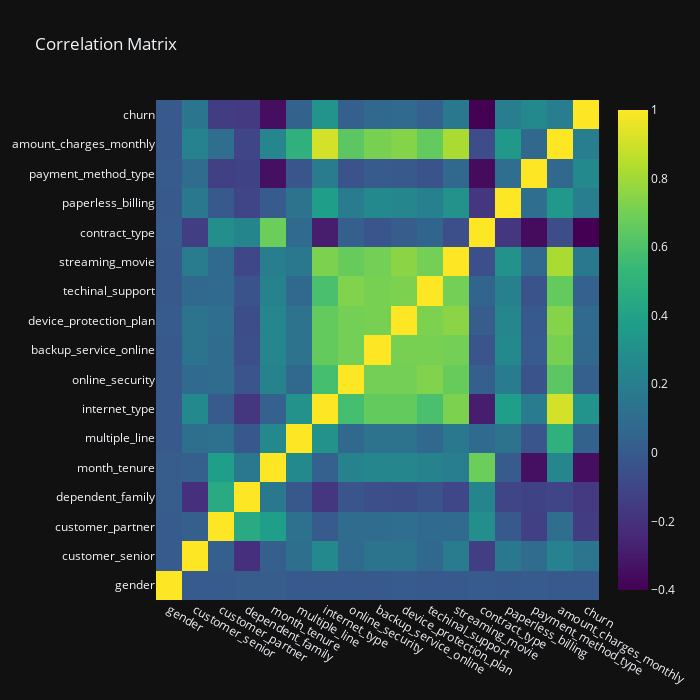

The cell this chart's notebook holds for it:
### Code cell
df_mapped = df.copy()

for col in df_mapped:
    if col in mapping_dict.keys():
        df_mapped[col] = df_mapped[col].map(mapping_dict[col])
    else:
        if df_mapped[col].nunique() == 2:
            df_mapped[col] = df_mapped[col].map(mapping_dict["binary"])
        elif df_mapped[col].nunique() == 3:
            df_mapped[col] = df_mapped[col].map(mapping_dict["multiple"])

cor_matrix = df_mapped.drop(columns='id').corr().round(2)

fig = make_subplots(
    rows=1, cols=1,
    specs=[[{"type": "heatmap"}]])

fig.add_trace(go.Heatmap(z=cor_matrix.values, x=cor_matrix.columns, y=cor_matrix.columns, colorscale='Viridis'), row=1, col=1)

fig.update_layout(title='Correlation Matrix', width=700, height=700, template="plotly_dark")
fig.show()

### Figure 1 — Plotly figure (JSON) as saved in the notebook; plotly's stock layout.template omitted (floating-point values rounded to 4 significant figures; data arrays with more than 128 entries replaced by an {"elided": "..."} marker saying what was removed)
{"data": [{"colorscale": [[0, "#440154"], [0.1111, "#482878"], [0.2222, "#3e4989"], [0.3333, "#31688e"], [0.4444, "#26828e"], [0.5556, "#1f9e89"], [0.6667, "#35b779"], [0.7778, "#6ece58"], [0.8889, "#b5de2b"], [1, "#fde725"]], "type": "heatmap", "x": ["gender", "customer_senior", "customer_partner", "dependent_family", "month_tenure", "multiple_line", "internet_type", "online_security", "backup_service_online", "device_protection_plan", "techinal_support", "streaming_movie", "contract_type", "paperless_billing", "payment_method_type", "amount_charges_monthly", "churn"], "xaxis": "x", "y": ["gender", "customer_senior", "customer_partner", "dependent_family", "month_tenure", "multiple_line", "internet_type", "online_security", "backup_service_online", "device_protection_plan", "techinal_support", "streaming_movie", "contract_type", "paperless_billing", "payment_method_type", "amount_charges_monthly", "churn"], "yaxis": "y", "z": {"elided": "17x17 float values"}}], "layout": {"height": 700, "title": {"text": "Correlation Matrix"}, "width": 700, "xaxis": {"anchor": "y", "domain": [0, 1]}, "yaxis": {"anchor": "x", "domain": [0, 1]}}}
